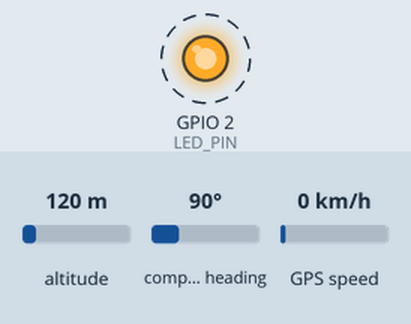
Bench run of a sketch on a simulated ESP32. On the bench: output pins drawn as LEDs (lit = HIGH). Dashed ring = blinking. Inputs (shaded band) come from the test bench; at power-on: altitude 120 m, compass heading 90°, GPS speed 0 km/h. WiFi joins after 1.5 s; servers stay silent unless stated; uploads are accepted with an empty reply; the GPS gets a fix after 3 s at 37.7749, -122.4194 with 8 satellites; what the sketch prints to the serial monitor is not drawn.

Above: at 2.7 s.
Timing chart, 0 to 5.5 s (numbered marks = the images above):
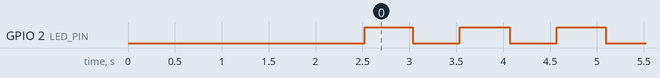

The sketch:

arduino_main.ino
```cpp
/**
 * ESP32 Arduino Code for ZUPCO IoT Fleet Management System
 *
 * Hardware Requirements:
 * - ESP32 Development Board
 * - NEO-6M GPS Module (or compatible)
 * - Optional: Battery voltage monitoring
 *
 * Connections:
 * - GPS VCC -> ESP32 3.3V
 * - GPS GND -> ESP32 GND
 * - GPS TX -> ESP32 GPIO 16 (RX pin)
 * - GPS RX -> ESP32 GPIO 17 (TX pin) - Optional, for configuration
 *
 * Required Libraries:
 * - WiFi (built-in)
 * - HTTPClient (built-in)
 * - ArduinoJson (install via Library Manager)
 * - TinyGPS++ (install via Library Manager)
 *
 * Author: ZUPCO Research Project
 */

#include <WiFi.h>
#include <HTTPClient.h>
#include <ArduinoJson.h>
#include <TinyGPS++.h>
#include <HardwareSerial.h>

// ============================================================================
// CONFIGURATION - UPDATE THESE VALUES
// ============================================================================

// WiFi Configuration
const char* WIFI_SSID = "HIGHLINK-52F006";
const char* WIFI_PASSWORD = "bc52f006";

// API Configuration
const char* API_URL = "https://utracking.pythonanywhere.com/api/locations/create/";
const char* VEHICLE_REGISTRATION = "AAA35565";  // Update with your vehicle registration number (e.g., "ABC123")

// GPS Configuration
#define GPS_RX_PIN 16
#define GPS_TX_PIN 17
#define GPS_BAUDRATE 9600

// Update Interval (milliseconds)
const unsigned long UPDATE_INTERVAL = 30000;  // 30 seconds

// Battery Monitoring (Optional)
#define ENABLE_BATTERY_MONITOR false
#define BATTERY_ADC_PIN 34  // GPIO34 is ADC1_CH6 (input only)
#define BATTERY_VOLTAGE_DIVIDER 2.0  // Adjust based on your voltage divider circuit

// Status LED
#define LED_PIN 2

// ============================================================================
// GLOBAL OBJECTS
// ============================================================================

HardwareSerial gpsSerial(2);  // Use UART2
TinyGPSPlus gps;  // Class name is TinyGPSPlus (not TinyGPS++)

// ============================================================================
// SETUP
// ============================================================================

void setup() {
  Serial.begin(115200);
  delay(1000);

  Serial.println("==================================================");
  Serial.println("ZUPCO IoT Fleet Tracker - ESP32");
  Serial.println("==================================================");

  // Initialize LED
  pinMode(LED_PIN, OUTPUT);
  digitalWrite(LED_PIN, LOW);

  // Initialize GPS Serial
  gpsSerial.begin(GPS_BAUDRATE, SERIAL_8N1, GPS_RX_PIN, GPS_TX_PIN);
  Serial.println("GPS initialized");

  // Connect to WiFi
  connectWiFi();

  Serial.print("Vehicle Registration: ");
  Serial.println(VEHICLE_REGISTRATION);
  Serial.print("Update interval: ");
  Serial.print(UPDATE_INTERVAL / 1000);
  Serial.println(" seconds");
  Serial.println("Waiting for GPS fix...");
  Serial.println("==================================================");
}

// ============================================================================
// WIFI CONNECTION
// ============================================================================

void connectWiFi() {
  Serial.print("Connecting to WiFi: ");
  Serial.println(WIFI_SSID);

  WiFi.mode(WIFI_STA);
  WiFi.begin(WIFI_SSID, WIFI_PASSWORD);

  int retries = 0;
  while (WiFi.status() != WL_CONNECTED && retries < 20) {
    delay(500);
    Serial.print(".");
    retries++;
  }
  Serial.println();

  if (WiFi.status() == WL_CONNECTED) {
    Serial.print("WiFi connected! IP: ");
    Serial.println(WiFi.localIP());
  } else {
    Serial.println("WiFi connection failed!");
    Serial.println("Restarting in 10 seconds...");
    delay(10000);
    ESP.restart();
  }
}

// ============================================================================
// BATTERY MONITORING
// ============================================================================

float readBatteryVoltage() {
  if (!ENABLE_BATTERY_MONITOR) {
    return 0.0;
  }

  // Read multiple samples and average
  float sum = 0;
  for (int i = 0; i < 10; i++) {
    int adcValue = analogRead(BATTERY_ADC_PIN);
    float voltage = (adcValue / 4095.0) * 3.3 * BATTERY_VOLTAGE_DIVIDER;
    sum += voltage;
    delay(10);
  }

  return sum / 10.0;
}

// ============================================================================
// API COMMUNICATION
// ============================================================================

bool sendLocationToAPI(float latitude, float longitude, float speed,
                       float heading, bool ignition, float battery) {
  if (WiFi.status() != WL_CONNECTED) {
    Serial.println("WiFi not connected!");
    connectWiFi();
    return false;
  }

  HTTPClient http;
  http.begin(API_URL);
  http.addHeader("Content-Type", "application/json");


  // Create JSON payload
  StaticJsonDocument<200> doc;
  doc["registration"] = VEHICLE_REGISTRATION;
  doc["latitude"] = latitude;
  doc["longitude"] = longitude;
  doc["speed"] = speed;
  doc["ignition"] = ignition;

  if (heading >= 0 && heading <= 360) {
    doc["heading"] = heading;
  }

  if (battery > 0) {
    doc["battery"] = battery;
  }

  String jsonPayload;
  serializeJson(doc, jsonPayload);

  Serial.print("Sending: ");
  Serial.println(jsonPayload);

  int httpResponseCode = http.POST(jsonPayload);

  bool success = false;
  if (httpResponseCode > 0) {
    Serial.print("Response code: ");
    Serial.println(httpResponseCode);

    if (httpResponseCode == 200 || httpResponseCode == 201) {
      Serial.println("✓ Location sent successfully");
      success = true;
    } else {
      Serial.print("✗ API error: ");
      Serial.println(httpResponseCode);
    }
  } else {
    Serial.print("✗ Error sending request: ");
    Serial.println(http.errorToString(httpResponseCode));
  }

  http.end();
  return success;
}

// ============================================================================
// MAIN LOOP
// ============================================================================

unsigned long lastSendTime = 0;
int gpsFixCount = 0;
int sendSuccessCount = 0;
int sendFailCount = 0;

void loop() {
  // Blink LED to show activity
  static unsigned long lastLedToggle = 0;
  if (millis() - lastLedToggle > 500) {
    digitalWrite(LED_PIN, !digitalRead(LED_PIN));
    lastLedToggle = millis();
  }

  // Feed GPS data to parser
  while (gpsSerial.available() > 0) {
    if (gps.encode(gpsSerial.read())) {
      // GPS data successfully parsed
      if (gps.location.isValid()) {
        gpsFixCount++;

        float latitude = gps.location.lat();
        float longitude = gps.location.lng();
        float speed = gps.speed.kmph();
        float heading = gps.course.deg();

        Serial.println();
        Serial.print("[Fix #");
        Serial.print(gpsFixCount);
        Serial.println("] GPS Data:");
        Serial.print("  Lat: ");
        Serial.println(latitude, 6);
        Serial.print("  Lon: ");
        Serial.println(longitude, 6);
        Serial.print("  Speed: ");
        Serial.print(speed, 1);
        Serial.println(" km/h");
        if (heading >= 0) {
          Serial.print("  Heading: ");
          Serial.print(heading, 1);
          Serial.println("°");
        }

        // Check if it's time to send update
        unsigned long currentTime = millis();
        if (currentTime - lastSendTime >= UPDATE_INTERVAL || lastSendTime == 0) {
          // Read battery voltage
          float batteryVoltage = readBatteryVoltage();
          if (batteryVoltage > 0) {
            Serial.print("  Battery: ");
            Serial.print(batteryVoltage, 2);
            Serial.println("V");
          }

          // Send to API
          bool success = sendLocationToAPI(
            latitude, longitude, speed, heading, true, batteryVoltage
          );

          if (success) {
            sendSuccessCount++;
            lastSendTime = currentTime;
          } else {
            sendFailCount++;
          }

          Serial.print("Stats: Success=");
          Serial.print(sendSuccessCount);
          Serial.print(", Failed=");
          Serial.println(sendFailCount);
        }
      } else {
        // No GPS fix yet
        static unsigned long lastDotTime = 0;
        if (millis() - lastDotTime > 1000) {
          Serial.print(".");
          lastDotTime = millis();
        }
      }
    }
  }

  // Check WiFi connection periodically
  if (WiFi.status() != WL_CONNECTED) {
    Serial.println("WiFi disconnected! Reconnecting...");
    connectWiFi();
  }

  delay(100);
}
```

Measured:
- by itself, GPIO 2 (LED_PIN): alternates HIGH for 0.52 s and LOW for 0.50 s
